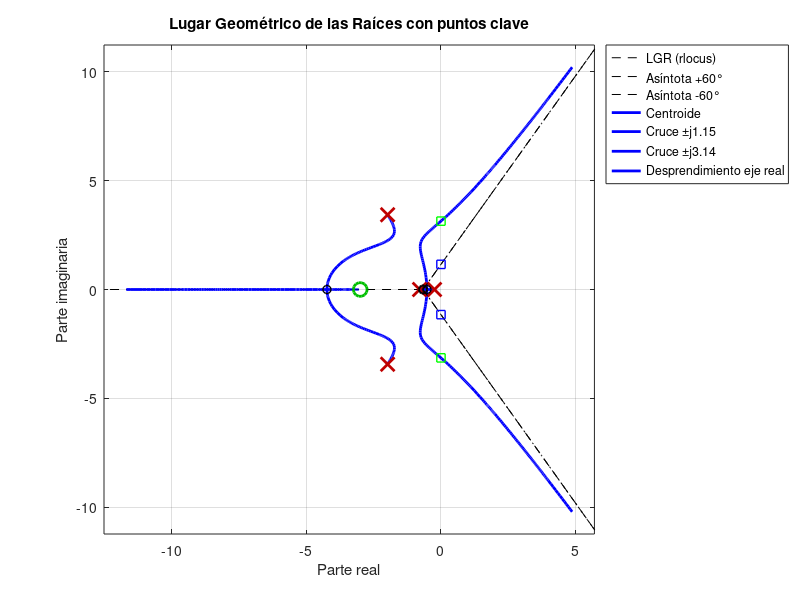

The MATLAB script that drew this image:
clc;
% Opción 1: resolver por numerador y denominador
num = [1 3];
den = [1 5 20 16 0];

% Polos y ceros
zs = roots(num);
ps = roots(den);

sigma0 = -2/3;

% Definir sistema
sys = tf(num, den);  
gs = feedback(sys,1);

% Dibujar rlocus
figure;
rlocus(gs);
hold on;
grid on;

% Superponer tus puntos personalizados
% Asíntotas (aproximadas solo hacia la derecha del centroide)
x = sigma0:0.1:6;
y1 = sqrt(3) * (x - sigma0);
y2 = -y1;
plot(x, y1, 'k-.');  % +60°
plot(x, y2, 'k-.');  % -60°
plot(sigma0, 0, 'ko', 'MarkerSize', 6, 'LineWidth', 1.5);  % Centroide

% Cruces con eje imaginario
plot(0, 1.1547, 'bs', 'MarkerSize', 6, 'LineWidth', 1);  
plot(0, -1.1547, 'bs', 'MarkerSize', 6, 'LineWidth', 1); 
plot(0, 3.1409, 'gs', 'MarkerSize', 6, 'LineWidth', 1);  
plot(0, -3.1409, 'gs', 'MarkerSize', 6, 'LineWidth', 1);

% Puntos donde se separa del eje real
plot(-4.2376, 0, 'ko', 'MarkerSize', 6, 'LineWidth', 1);  
plot(-0.524, 0, 'ko', 'MarkerSize', 6, 'LineWidth', 1);  

% Título y ejes
title('Lugar Geométrico de las Raíces con puntos clave');
xlabel('Parte real');
ylabel('Parte imaginaria');

% Leyenda
legend('LGR (rlocus)', 'Asíntota +60°', 'Asíntota -60°', 'Centroide', ...
       'Cruce ±j1.15', 'Cruce ±j3.14', 'Desprendimiento eje real', ...
       'Location', 'bestoutside');
